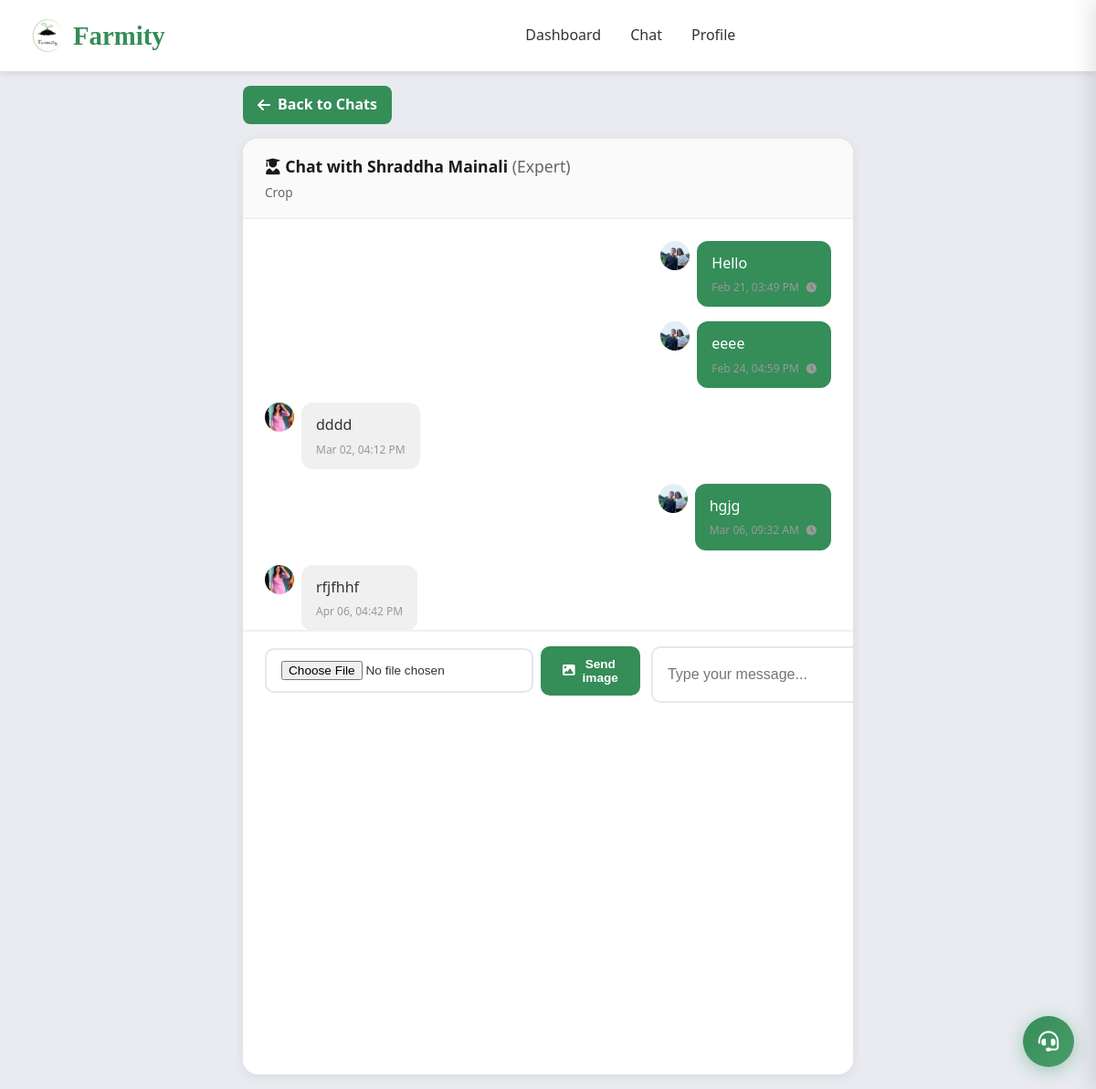
/chat/3/ (signed in), run on the app's committed database.
### accounts/models.py (models this page shows, shortened)
class ExpertChatThread(models.Model):
    expert = models.ForeignKey(ExpertProfile, on_delete=models.CASCADE, related_name='chat_threads')
    created_by = models.ForeignKey(User, on_delete=models.CASCADE, related_name='chat_threads')
    created_at = models.DateTimeField(auto_now_add=True)
    updated_at = models.DateTimeField(auto_now=True)
    class Meta:
        ordering = ('-updated_at',)

class ExpertProfile(models.Model):
    user = models.OneToOneField(User, on_delete=models.CASCADE, related_name='expert_profile')
    name = models.CharField(max_length=255, blank=True, null=True)
    photo = models.ImageField(upload_to='expert_photos/', blank=True, null=True)
    qualification = models.CharField(max_length=255, blank=True, null=True)
    specialization = models.CharField(max_length=255, blank=True, null=True)
    experience = models.CharField(max_length=50, blank=True, null=True)
    consultation_fee = models.DecimalField(
        max_digits=10, decimal_places=2, default=0, blank=True, null=True,
        help_text='Fee per appointment (Rs.). 0 = free. Can be set for future paid appointments.'
    )

class User(AbstractBaseUser, PermissionsMixin):
    ROLE_CHOICES = (
        ('admin', 'Admin'),
        ('buyer', 'Buyer'),
        ('farmer', 'Farmer'),
        ('agricultural_expert', 'Agricultural Expert'),
        ('vendor', 'Vendor'),
    )
    GENDER_CHOICES = (
        ('male', 'Male'),
        ('female', 'Female'),
        ('other', 'Other'),
    )
    email = models.EmailField(unique=True)
    phone = models.CharField(max_length=10, unique=True, blank=True, null=True)
    gender = models.CharField(max_length=10, choices=GENDER_CHOICES, blank=True, null=True)
    role = models.CharField(max_length=20, choices=ROLE_CHOICES, default='buyer')
    is_active = models.BooleanField(default=True)
    email_verified = models.BooleanField(default=False)
    is_verified = models.BooleanField(default=False)
    is_staff = models.BooleanField(default=False)
    date_joined = models.DateTimeField(auto_now_add=True)
    objects = UserManager()
    USERNAME_FIELD = 'email'
    REQUIRED_FIELDS = []

class ExpertChatMessage(models.Model):
    thread = models.ForeignKey(ExpertChatThread, on_delete=models.CASCADE, related_name='messages')
    sender = models.ForeignKey(User, on_delete=models.CASCADE, related_name='chat_messages')
    message = models.TextField(blank=True)
    image = models.ImageField(upload_to='chat_images/%Y/%m/', blank=True, null=True, max_length=500)
    created_at = models.DateTimeField(auto_now_add=True)
    delivered_at = models.DateTimeField(null=True, blank=True, help_text="When message was delivered to recipient")
    seen_at = models.DateTimeField(null=True, blank=True, help_text="When message was seen by recipient")
    sender_profile_image = models.URLField(max_length=500, blank=True, null=True, help_text="Cached sender profile image URL")
    class Meta:
        ordering = ('created_at',)

### accounts/views.py (the view, shortened to what this page needs)
# urls.py: path('chat/<int:thread_id>/', chat_thread_detail, name='chat_thread'),
@login_required
def chat_thread_detail(request, thread_id):
    if request.user.role not in {'buyer', 'farmer', 'agricultural_expert'}:
        return _redirect_to_role_home_response(request.user)
    if request.user.role == 'agricultural_expert':
        return redirect(reverse('expert_dashboard') + '?section=chat&thread_id=' + str(thread_id))
    if request.user.role == 'farmer':
        kyc_request = request.user.kyc_requests.first()
        kyc_status = kyc_request.status if kyc_request else None
        if kyc_status != 'approved':
            messages.error(request, 'KYC verification is required to chat with experts. Please complete your KYC verification first.')
            return redirect('farmer_dashboard')
    try:
        thread = ExpertChatThread.objects.select_related('expert', 'expert__user', 'created_by').get(id=thread_id)
    except ExpertChatThread.DoesNotExist:
        messages.error(request, 'Chat thread not found.')
        return redirect('chat_threads')
    if request.user.role != 'agricultural_expert':
        if thread.created_by_id != request.user.id:
            messages.error(request, 'You do not have access to this chat.')
            return redirect('chat_threads')
    messages_list = ExpertChatMessage.objects.filter(thread=thread).select_related('sender').order_by('created_at')
    for msg in messages_list:
        msg.sender_profile_image = get_user_profile_image(msg.sender)
    context = {
        'thread': thread,
        'messages_list': messages_list,
    }
    return render(request, 'chat_thread_detail.html', context)

### accounts/context_processors.py (called while the page is built, shortened)
def admin_collections_payouts_summary(request):
    if not request.user.is_authenticated or getattr(request.user, 'role', None) != 'admin':
        return {}

### accounts/views.py (called while the page is built)
def get_user_profile_image(user):
    try:
        if hasattr(user, 'expertprofile') or hasattr(user, 'expert_profile'):
            profile = getattr(user, 'expertprofile', None) or getattr(user, 'expert_profile', None)
            if profile and profile.photo:
                return profile.photo.url
        elif hasattr(user, 'farmerprofile') or hasattr(user, 'farmer_profile'):
            profile = getattr(user, 'farmerprofile', None) or getattr(user, 'farmer_profile', None)
            if profile and profile.photo:
                return profile.photo.url
        elif hasattr(user, 'userprofile') or hasattr(user, 'user_profile'):
            profile = getattr(user, 'userprofile', None) or getattr(user, 'user_profile', None)
            if profile and profile.photo:
                return profile.photo.url
    except:
        pass
    return '/static/images/default-avatar.png'

### templates/chat_thread_detail.html (shortened to what this page needs)
<!DOCTYPE html>
<html lang="en">
<head>
    <link rel="stylesheet" href="/static/css/style.css">
    <link href="https://cdnjs.cloudflare.com/ajax/libs/font-awesome/6.0.0/css/all.min.css" rel="stylesheet">
</head>
<body>
    <header class="main-header">
        <div class="header-container">
            <div class="logo">
                <a href="/" style="display: flex; align-items: center; gap: 0.5rem; text-decoration: none; color: inherit;">
                    <img src="/static/images/Farmity%20logo.png" alt="Farmity" class="logo-img" onerror="this.style.display='none'">
                    <span class="logo-text">Farmity</span>
                </a>
            </div>
            <nav class="main-nav">
                {% if request.user.role == 'farmer' %}<a href="{% url 'farmer_dashboard' %}">Dashboard</a>
                {% elif request.user.role == 'buyer' %}<a href="{% url 'user_dashboard' %}">Dashboard</a>
                {% elif request.user.role == 'agricultural_expert' %}<a href="{% url 'expert_dashboard' %}">Dashboard</a>
                {% else %}<a href="{% url 'dashboard' %}">Dashboard</a>{% endif %}
                <a href="{% url 'chat_threads' %}">Chat</a>
                <a href="{% url 'profile' %}">Profile</a>
            </nav>
        </div>
    </header>
    <main class="main-content">
        <a href="{% url 'chat_threads' %}" class="btn-back"><i class="fas fa-arrow-left"></i> Back to Chats</a>
        <div class="chat-card">
            <div class="chat-header">
                <h2>
                    {% if request.user.role == 'agricultural_expert' %}
                        <i class="fas fa-user"></i> Chat with {{ thread.created_by.email }}
                        {% if thread.created_by.role == 'farmer' %}(Farmer){% elif thread.created_by.role == 'buyer' %}(Buyer){% endif %}
                    {% else %}
                        <i class="fas fa-user-graduate"></i> Chat with {{ thread.expert.name|default:thread.expert.user.email }}
                        <span style="font-weight:400;color:#666;">(Expert)</span>
                    {% endif %}
                </h2>
                <p>{{ thread.expert.specialization|default:"Agricultural Expert" }}</p>
            </div>
            <div class="chat-messages" id="chat-messages" data-thread-id="{{ thread.id }}" data-current-user="{{ request.user.id }}">
                {% if messages_list %}
                    {% for msg in messages_list %}
                    <div class="msg {% if msg.sender_id == request.user.id %}sent{% else %}received{% endif %}" data-message-id="{{ msg.id }}">
                        {% if msg.sender_id != request.user.id %}
                        <img src="{{ msg.sender_profile_image|default:'/static/images/default-avatar.png' }}" alt="{{ msg.sender.email }}" class="msg-avatar" onerror="this.src='/static/images/default-avatar.png'">
                        {% endif %}
                        <div class="msg-content">
                            <div class="msg-bubble">
                                {% if msg.message %}{{ msg.message|linebreaksbr }}{% endif %}
                                <div class="msg-meta">
                                    <span>{{ msg.created_at|date:"M d, h:i A" }}</span>
                                    {% if msg.sender_id == request.user.id %}
                                    <div class="msg-status">
                                        {% if msg.seen_at %}
                                            <i class="fas fa-check-double status-seen" title="Seen"></i>
                                        {% elif msg.delivered_at %}
                                            <i class="fas fa-check status-delivered" title="Delivered"></i>
                                        {% else %}
                                            <i class="fas fa-clock" title="Sent"></i>
                                        {% endif %}
                                    </div>
                                    {% endif %}
                                </div>
                            </div>
                        </div>
                        {% if msg.sender_id == request.user.id %}
                        <img src="{{ msg.sender_profile_image|default:'/static/images/default-avatar.png' }}" alt="{{ msg.sender.email }}" class="msg-avatar" onerror="this.src='/static/images/default-avatar.png'">
                        {% endif %}
                    </div>
                    {% endfor %}
                {% else %}
                    <div class="empty-msg">
                        <i class="fas fa-comment-dots" style="font-size:2rem;margin-bottom:0.5rem;"></i><br>
                        No messages yet. Say hello!
                    </div>
                {% endif %}
            </div>
            <div class="chat-form">
                <form id="chat-form" onsubmit="return false;">
                    <div class="chat-form-toolbar">
                        <input type="file" id="chat-image-input" accept="image/jpeg,image/png,image/gif,image/webp,.jpg,.jpeg,.png,.gif,.webp">
                        <button type="button" class="btn-image-send" id="chat-send-image-btn" onclick="sendChatImageMessage()"><i class="fas fa-image"></i> Send image</button>
                    </div>
                    <div style="display: flex; gap: 0.75rem;">
                        <input type="text" id="message-input" name="message" placeholder="Type your message..." autocomplete="off" style="flex:1;">
                    </div>
                </form>
            </div>
        </div>
    </main>
    {% include 'support_widget.html' %}
</body>
</html>

### static/css/style.css (style rules this page uses)
* { margin: 0; padding: 0; box-sizing: border-box; }
html, body { overflow-x: hidden; }
:root { --athens-gray: #E9EBF1; --sea-green: #358D58; --sushi: #A8AD3B; --paarl: #A04A24; --white: #ffffff; --text-dark: #333333; --text-gray: #666666; --border-gray: #dddddd; --light-gray: #f5f5f5; }
body { font-family: 'Segoe UI', Tahoma, Geneva, Verdana, sans-serif; line-height: 1.6; color: var(--text-dark); background: var(--white); }
.main-header { background: var(--white); padding: 1rem 2rem; box-shadow: 0 2px 8px rgba(0,0,0,0.1); position: sticky; top: 0; z-index: 1000; }
.header-container { max-width: 1400px; margin: 0 auto; display: flex; justify-content: space-between; align-items: center; gap: 2rem; }
.logo { display: flex; align-items: center; gap: 0.5rem; font-size: 1.5rem; font-weight: bold; color: var(--sea-green); }
.logo-img { width: 40px; height: 40px; object-fit: contain; }
.logo-text { font-family: 'Brush Script MT', cursive; font-size: 1.8rem; }
.main-nav { display: flex; gap: 2rem; flex: 1; justify-content: center; }
.main-nav a { text-decoration: none; color: var(--text-dark); font-weight: 500; transition: color 0.3s; }
html, body { height: 100%; margin: 0; padding: 0; }

### templates/chat_thread_detail.html (style rules this page uses)
body { font-family: 'Segoe UI', Tahoma, Geneva, Verdana, sans-serif; background: #E9EBF1; min-height: 100vh; display: flex; flex-direction: column; margin: 0; }
.main-content { flex: 1; padding: 1rem; max-width: 700px; margin: 0 auto; width: 100%; display: flex; flex-direction: column; }
.btn-back { display: inline-flex; align-items: center; gap: 0.5rem; padding: 0.5rem 1rem; background: #358D58; color: white; text-decoration: none; border-radius: 8px; font-weight: 600; margin-bottom: 1rem; align-self: flex-start; }
.chat-card { background: white; border-radius: 16px; box-shadow: 0 2px 12px rgba(0,0,0,0.08); flex: 1; display: flex; flex-direction: column; overflow: hidden; }
.chat-header { padding: 1rem 1.5rem; border-bottom: 2px solid #f0f0f0; background: #fafafa; }
.chat-header h2 { margin: 0; font-size: 1.1rem; color: #1a1a1a; }
.chat-header p { margin: 0.25rem 0 0 0; font-size: 0.85rem; color: #666; }
.chat-messages { flex: 1; overflow-y: auto; padding: 1.5rem; max-height: 450px; }
.msg { margin-bottom: 1rem; display: flex; align-items: flex-start; gap: 0.5rem; }
.msg.sent { flex-direction: row-reverse; }
.msg.received { flex-direction: row; }
.msg-avatar { width: 32px; height: 32px; border-radius: 50%; object-fit: cover; flex-shrink: 0; }
.msg-content { max-width: 75%; }
.msg-bubble { padding: 0.75rem 1rem; border-radius: 12px; position: relative; }
.msg.sent .msg-bubble { background: #358D58; color: white; margin-left: auto; }
.msg.received .msg-bubble { background: #f0f0f0; color: #333; }
.msg-meta { font-size: 0.75rem; color: #999; margin-top: 0.25rem; display: flex; align-items: center; gap: 0.5rem; }
.msg.sent .msg-meta { justify-content: flex-end; }
.msg-status { display: flex; align-items: center; gap: 0.25rem; }
.msg-status i { font-size: 0.7rem; }
.chat-form { padding: 1rem 1.5rem; border-top: 2px solid #f0f0f0; background: white; }
.chat-form form { display: flex; gap: 0.75rem; }
.chat-form input { flex: 1; padding: 0.75rem 1rem; border: 2px solid #e5e7eb; border-radius: 10px; font-size: 1rem; }
.chat-form button { padding: 0.75rem 1.5rem; background: #358D58; color: white; border: none; border-radius: 10px; font-weight: 600; cursor: pointer; display: flex; align-items: center; gap: 0.5rem; }
.chat-form-toolbar { display: flex; gap: 0.5rem; align-items: center; margin-bottom: 0.5rem; }
.chat-form-toolbar input[type=file] { font-size: 0.85rem; max-width: 100%; }
.btn-image-send { padding: 0.45rem 0.85rem; background: #e8f5e9; color: #2e7d32; border: 1px solid #a5d6a7; border-radius: 8px; font-weight: 600; cursor: pointer; font-size: 0.85rem; }

### data on the page
ExpertChatThread: expert.name "Shraddha Mainali", expert.specialization "Crop"
ExpertChatMessage: message "Hello", created_at "Feb 21, 03:49 PM"
ExpertChatMessage: message "eeee", created_at "Feb 24, 04:59 PM"
ExpertChatMessage: message "dddd", created_at "Mar 02, 04:12 PM"
ExpertChatMessage: message "hgjg", created_at "Mar 06, 09:32 AM"
ExpertChatMessage: message "rfjfhhf", created_at "Apr 06, 04:42 PM"
